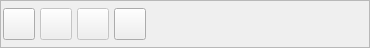
      <widget class="QFrame" name="frame_3" >
       <property name="sizePolicy" >
        <sizepolicy vsizetype="Fixed" hsizetype="Expanding" >
         <horstretch>0</horstretch>
         <verstretch>0</verstretch>
        </sizepolicy>
       </property>
       <property name="minimumSize" >
        <size>
         <width>42</width>
         <height>42</height>
        </size>
       </property>
       <property name="maximumSize" >
        <size>
         <width>16777215</width>
         <height>48</height>
        </size>
       </property>
       <property name="frameShape" >
        <enum>QFrame::StyledPanel</enum>
       </property>
       <property name="frameShadow" >
        <enum>QFrame::Raised</enum>
       </property>
       <layout class="QHBoxLayout" >
        <property name="spacing" >
         <number>5</number>
        </property>
        <property name="margin" >
         <number>2</number>
        </property>
        <item>
         <widget class="QToolButton" name="mui_guardar" >
          <property name="sizePolicy" >
           <sizepolicy vsizetype="Fixed" hsizetype="Fixed" >
            <horstretch>0</horstretch>
            <verstretch>0</verstretch>
           </sizepolicy>
          </property>
          <property name="minimumSize" >
           <size>
            <width>32</width>
            <height>32</height>
           </size>
          </property>
          <property name="maximumSize" >
           <size>
            <width>32</width>
            <height>32</height>
           </size>
          </property>
          <property name="toolTip" >
           <string>Guardar cuenta</string>
          </property>
          <property name="text" >
           <string/>
          </property>
          <property name="icon" >
           <iconset resource="../../bulmages.qrc" >
            <normaloff>:/Images/edit-save.png</normaloff>:/Images/edit-save.png</iconset>
          </property>
          <property name="iconSize" >
           <size>
            <width>32</width>
            <height>32</height>
           </size>
          </property>
          <property name="shortcut" >
           <string>Ctrl+S</string>
          </property>
         </widget>
        </item>
        <item>
         <widget class="QToolButton" name="botoninteligente_2" >
          <property name="enabled" >
           <bool>false</bool>
          </property>
          <property name="sizePolicy" >
           <sizepolicy vsizetype="Fixed" hsizetype="Fixed" >
            <horstretch>0</horstretch>
            <verstretch>0</verstretch>
           </sizepolicy>
          </property>
          <property name="minimumSize" >
           <size>
            <width>32</width>
            <height>32</height>
           </size>
          </property>
          <property name="maximumSize" >
           <size>
            <width>32</width>
            <height>32</height>
           </size>
          </property>
          <property name="toolTip" >
           <string>Duplicar Asiento</string>
          </property>
          <property name="text" >
           <string/>
          </property>
          <property name="icon" >
           <iconset resource="../../bulmages.qrc" >
            <normaloff>:/Images/document-import.png</normaloff>:/Images/document-import.png</iconset>
          </property>
          <property name="iconSize" >
           <size>
            <width>32</width>
            <height>32</height>
           </size>
          </property>
         </widget>
        </item>
        <item>
         <widget class="QToolButton" name="ToolButton17" >
          <property name="enabled" >
           <bool>false</bool>
          </property>
          <property name="sizePolicy" >
           <sizepolicy vsizetype="Fixed" hsizetype="Fixed" >
            <horstretch>0</horstretch>
            <verstretch>0</verstretch>
           </sizepolicy>
          </property>
          <property name="minimumSize" >
           <size>
            <width>32</width>
            <height>32</height>
           </size>
          </property>
          <property name="maximumSize" >
           <size>
            <width>32</width>
            <height>32</height>
           </size>
          </property>
          <property name="toolTip" >
           <string>Cargar Asiento</string>
          </property>
          <property name="text" >
           <string/>
          </property>
          <property name="icon" >
           <iconset resource="../../bulmages.qrc" >
            <normaloff>:/Images/document-export.png</normaloff>:/Images/document-export.png</iconset>
          </property>
          <property name="iconSize" >
           <size>
            <width>32</width>
            <height>32</height>
           </size>
          </property>
         </widget>
        </item>
        <item>
         <widget class="QToolButton" name="mui_borrar" >
          <property name="sizePolicy" >
           <sizepolicy vsizetype="Fixed" hsizetype="Fixed" >
            <horstretch>0</horstretch>
            <verstretch>0</verstretch>
           </sizepolicy>
          </property>
          <property name="minimumSize" >
           <size>
            <width>32</width>
            <height>32</height>
           </size>
          </property>
          <property name="maximumSize" >
           <size>
            <width>32</width>
            <height>32</height>
           </size>
          </property>
          <property name="toolTip" >
           <string>Borrar cuenta</string>
          </property>
          <property name="text" >
           <string/>
          </property>
          <property name="icon" >
           <iconset resource="../../bulmages.qrc" >
            <normaloff>:/Images/edit-delete.png</normaloff>:/Images/edit-delete.png</iconset>
          </property>
          <property name="iconSize" >
           <size>
            <width>32</width>
            <height>32</height>
           </size>
          </property>
          <property name="shortcut" >
           <string>Ctrl+D</string>
          </property>
         </widget>
        </item>
        <item>
         <spacer>
          <property name="orientation" >
           <enum>Qt::Horizontal</enum>
          </property>
          <property name="sizeType" >
           <enum>QSizePolicy::Expanding</enum>
          </property>
          <property name="sizeHint" stdset="0" >
           <size>
            <width>221</width>
            <height>26</height>
           </size>
          </property>
         </spacer>
        </item>
       </layout>
      </widget>
